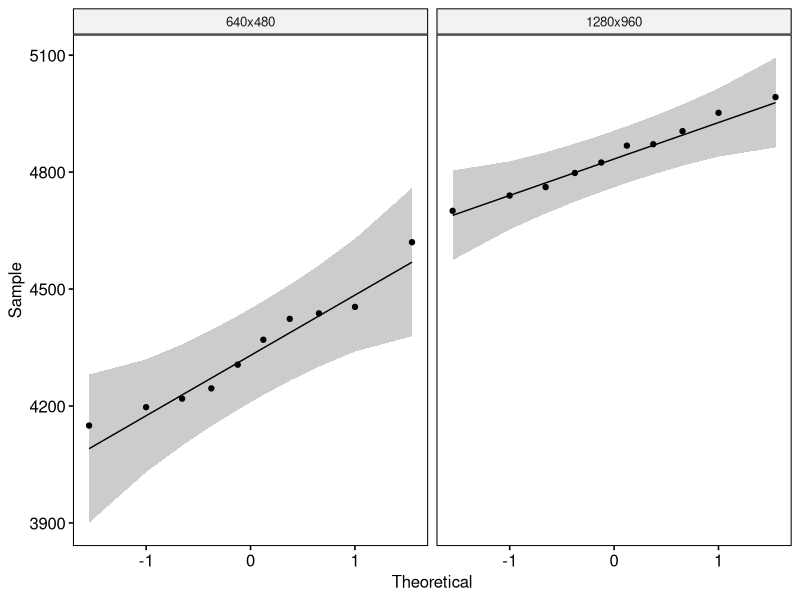
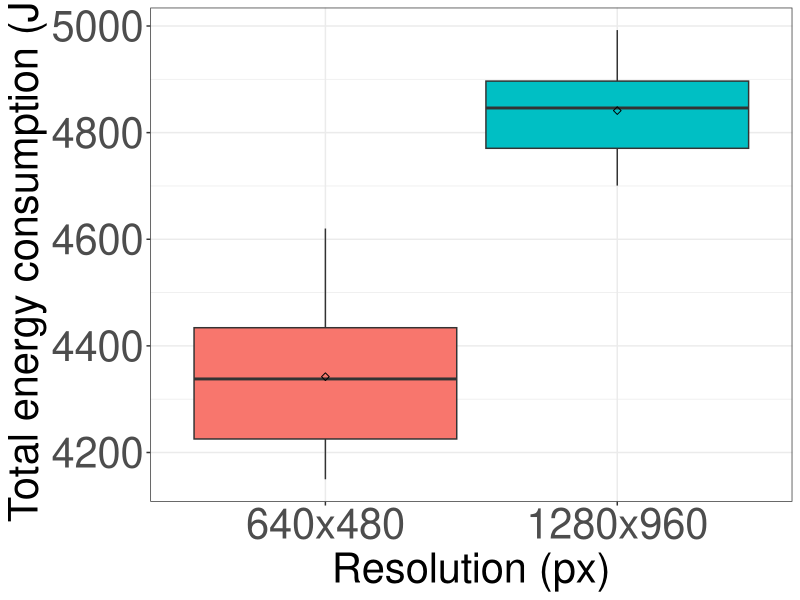

Recreate these plots in R, in order.
## ---- chunk 1
if (!require('tidyverse')) install.packages('tidyverse', dependencies = TRUE); library('tidyverse')
if (!require('ggpubr')) install.packages('ggpubr', dependencies = TRUE); library('ggpubr')
if (!require('rstatix')) install.packages('rstatix', dependencies = TRUE); library('rstatix')
if (!require('ggplot2')) install.packages('ggplot2', dependencies = TRUE); library('ggplot2')
## ---- chunk 2
data <- read.csv(file = '../../raw_data/test_resolution/run_table.csv')
data <- subset(data, select = c(X__run_id, resolution, energy_J))
data$resolution <- factor(data$resolution, levels = c("640x480", "1280x960"))
data$energy_J <- as.numeric(data$energy_J)
## ---- chunk 3
data %>%
  group_by(resolution) %>%
  get_summary_stats(energy_J, type = "mean_sd")
## ---- chunk 4
pdf(file = "../../figures/resolution_effect/energy.pdf")

ggplot(data, aes(x = resolution, y = energy_J, fill = resolution)) +
  theme_bw() + 
  geom_boxplot(width = 0.9, outlier.size = 0.5) + 
  stat_summary(fun = mean, color = 'black', geom = 'point', shape = 5, size = 1.5) +
  labs(x = "Resolution (px)", y = "Total energy consumption (J)") +
  theme(legend.position = 'none') +
  theme(
    axis.title.x = element_text(size = 30, family = 'sans'),
    axis.title.y = element_text(size = 30, family = 'sans'),
    axis.text.x = element_text(size = 30, family = 'sans'),
    axis.text.y = element_text(size = 30, family = 'sans')
  )

dev.off()
## ---- chunk 5
data %>% 
  group_by(resolution) %>%
  identify_outliers(energy_J)
## ---- chunk 6
ggqqplot(data, x = "energy_J", facet.by = "resolution")
## ---- chunk 7
data %>%
  group_by(resolution) %>%
  shapiro_test(energy_J)
## ---- chunk 8
data %>%
  t_test(energy_J ~ resolution) %>%
  add_significance()
## ---- chunk 9
data %>%
  cohens_d(energy_J ~ resolution)
